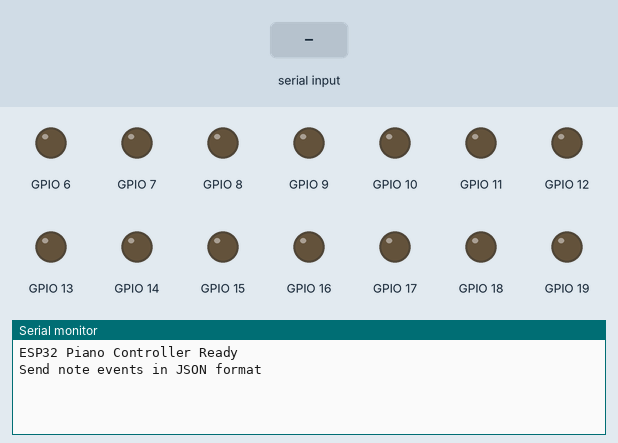
A sketch run on a simulated ESP32. On the bench: output pins drawn as LEDs (lit = HIGH), the last lines printed to the serial monitor. The inputs (shaded band) are chosen by the test bench.

Above: at 1.2 s.
1.3 s: "note_on\n" received over Serial
At 2.5 s:
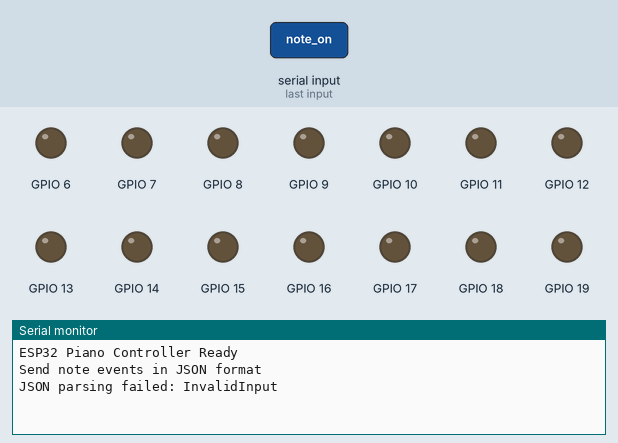
2.8 s: "1\n" received over Serial
At 3.6 s:
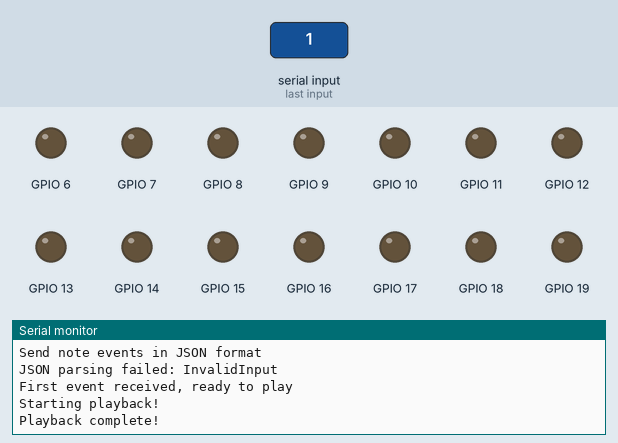

The sketch:

midi_piano_controller.ino
```cpp
#include <Arduino.h>
#include <ArduinoJson.h>

// Pin definitions for piano circuit interface
const int NUM_KEYS = 88;  // Standard piano
const int FIRST_NOTE = 21; // A0 is MIDI note 21
int notePins[NUM_KEYS];    // Array to hold output pin numbers

// For ESP32 pinout - adjust based on your specific requirements
void setupPinMapping() {
  // This is an example mapping - adjust to your hardware
  // Map MIDI notes to ESP32 GPIO pins
  for (int i = 0; i < NUM_KEYS; i++) {
    // Skip pins used for special functions
    // Use GPIO pins 2-33 (avoiding 6-11 which are used for flash)
    int pin = i + 12;  // Start at pin 12
    if (pin >= 34) {
      pin = pin - 28; // Skip to another range
    }
    notePins[i] = pin;
    pinMode(notePins[i], OUTPUT);
    digitalWrite(notePins[i], LOW);
  }
}

// Note event structure
struct NoteEvent {
  unsigned long timeMs;
  uint8_t type;      // 0 = note off, 1 = note on
  uint8_t note;
  uint8_t velocity;
};

// Queue for note events
const int MAX_EVENTS = 1000;
NoteEvent eventQueue[MAX_EVENTS];
int eventCount = 0;
int currentEvent = 0;
unsigned long startTime = 0;

void setup() {
  // Initialize serial communication
  Serial.begin(115200);

  // Initialize pin mapping
  setupPinMapping();

  Serial.println("ESP32 Piano Controller Ready");
  Serial.println("Send note events in JSON format");
}

// Process incoming JSON events
void processJsonEvent(const char* json) {
  StaticJsonDocument<200> doc;
  DeserializationError error = deserializeJson(doc, json);

  if (error) {
    Serial.print("JSON parsing failed: ");
    Serial.println(error.c_str());
    return;
  }

  // Check if this is an initialization message with event count
  if (doc.containsKey("count")) {
    // New song starting
    eventCount = 0;
    currentEvent = 0;
    int count = doc["count"];
    Serial.print("Receiving new song with ");
    Serial.print(count);
    Serial.println(" events");
    return;
  }

  // Otherwise, it's a note event
  if (eventCount < MAX_EVENTS) {
    NoteEvent event;
    event.timeMs = doc["time"];
    event.type = (doc["type"] == "note_on") ? 1 : 0;
    event.note = doc["note"];
    event.velocity = doc["velocity"];

    eventQueue[eventCount++] = event;

    // If this is the first event, prepare to start playing
    if (eventCount == 1) {
      Serial.println("First event received, ready to play");
    }
  } else {
    Serial.println("Event queue full!");
  }
}

// Serial buffer
const int BUFFER_SIZE = 256;
char serialBuffer[BUFFER_SIZE];
int bufferPos = 0;

void loop() {
  // 1. Read events from serial
  while (Serial.available()) {
    char c = Serial.read();

    // Process complete lines (JSON objects)
    if (c == '\n' || c == '\r') {
      if (bufferPos > 0) {
        serialBuffer[bufferPos] = '\0';  // Null terminate
        processJsonEvent(serialBuffer);
        bufferPos = 0; // Reset buffer
      }
    } else if (bufferPos < BUFFER_SIZE - 1) {
      serialBuffer[bufferPos++] = c;
    }
  }

  // 2. Check if we need to start playback
  if (eventCount > 0 && currentEvent == 0 && Serial.availableForWrite() > 0) {
    Serial.println("Starting playback!");
    startTime = millis();
    currentEvent = 0;
  }

  // 3. Process events based on timing
  while (currentEvent < eventCount) {
    NoteEvent& event = eventQueue[currentEvent];
    unsigned long currentTime = millis() - startTime;

    // If it's time to play this event
    if (currentTime >= event.timeMs) {
      // Map MIDI note to pin
      int noteIndex = event.note - FIRST_NOTE;

      if (noteIndex >= 0 && noteIndex < NUM_KEYS) {
        if (event.type == 1 && event.velocity > 0) {
          // Note on
          digitalWrite(notePins[noteIndex], HIGH);
          Serial.print("♪ ON: ");
        } else {
          // Note off
          digitalWrite(notePins[noteIndex], LOW);
          Serial.print("♪ OFF: ");
        }

        Serial.print(event.note);
        Serial.print(" at ");
        Serial.print(currentTime);
        Serial.print("ms (scheduled: ");
        Serial.print(event.timeMs);
        Serial.println("ms)");
      }

      currentEvent++;
    } else {
      // Not time yet for the next event
      break;
    }
  }

  // 4. Check if playback is complete
  if (currentEvent >= eventCount && eventCount > 0) {
    Serial.println("Playback complete!");

    // Reset for next song
    eventCount = 0;
    currentEvent = 0;
  }
}
```

Measured:
- after the input at 1.3 s, the serial monitor: prints a new line at once (image 1)
- after the input at 2.8 s, the serial monitor: prints a new line at once (image 2)
